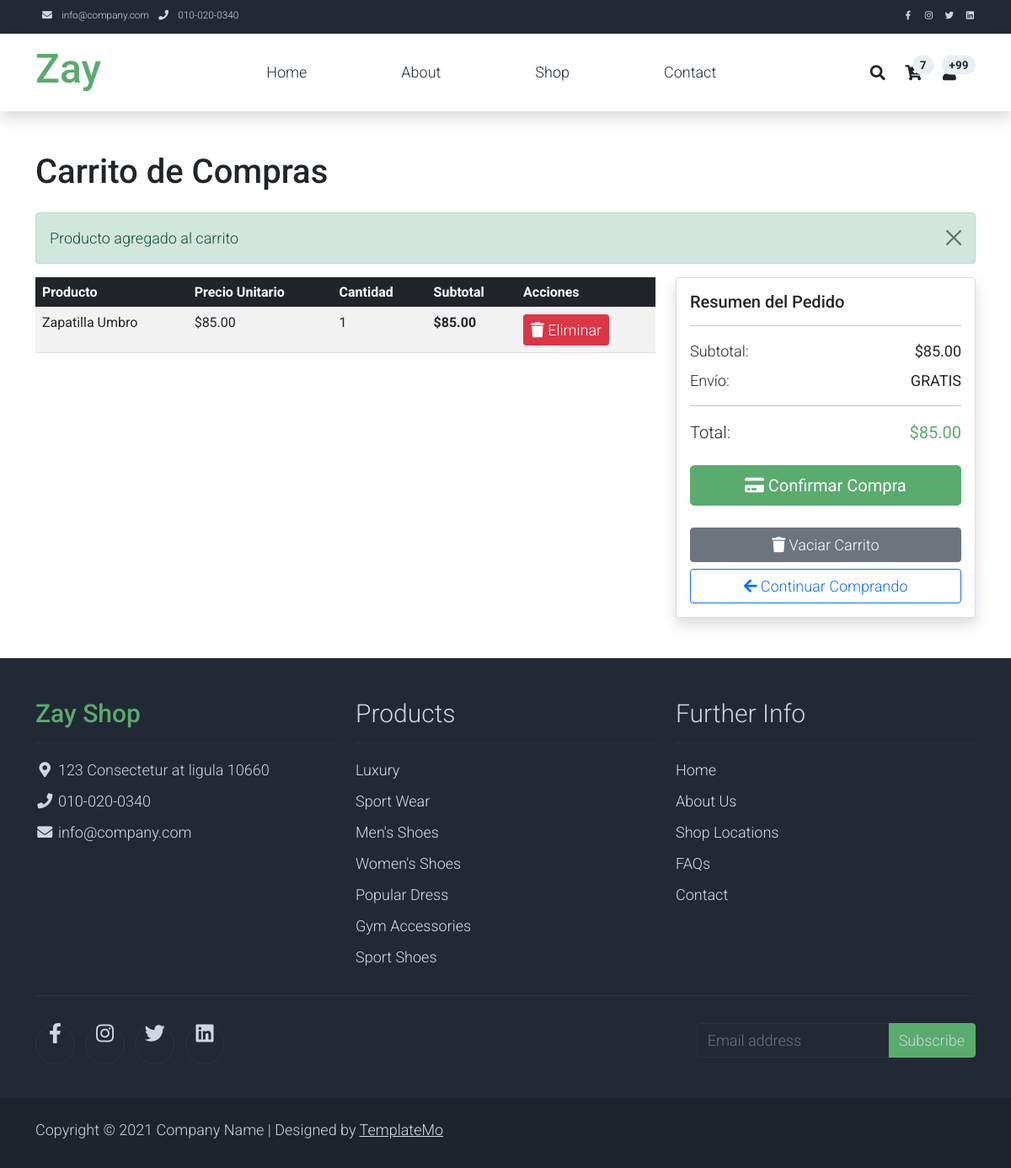
Screenshot of /cart.php?add=2 (signed in) with the database file from the repository.
### tables this page shows
CREATE TABLE productos (
    id INT AUTO_INCREMENT PRIMARY KEY,
    nombre VARCHAR(255),
    descripcion TEXT,
    precio DECIMAL(10,2),
    imagen VARCHAR(255),
    stock INT DEFAULT 0,
    activo TINYINT(1) DEFAULT 1
);

### Data/dataProduct.php (called while the page is built, shortened)
<?php
class DataProduct {
    public function getById($id) {
        try {
            $conexion = Conexion::conectar();
            $sql = "SELECT * FROM productos WHERE id = ?";
            $stmt = $conexion->prepare($sql);
            $stmt->execute([$id]);
            return $stmt->fetch(PDO::FETCH_ASSOC);
        } catch (PDOException $e) {
            error_log("Error al obtener producto: " . $e->getMessage());
            return false;
        }
    }
}
?>

### cart.php (the view, shortened to what this page needs)
<?php
require_once "Data/dataProduct.php";
$dataProduct = new DataProduct();
$mensaje = '';
if (isset($_GET['add'])) {
    $producto_id = intval($_GET['add']);
    $producto = $dataProduct->getById($producto_id);
    if ($producto && $producto['stock'] > 0) {
        $mensaje = '<div class="alert alert-success alert-dismissible fade show" role="alert">
                    Producto agregado al carrito
                    <button type="button" class="btn-close" data-bs-dismiss="alert"></button>
                   </div>';
    }
}
$total = 0;
foreach ($_SESSION['carrito'] as $item) {
    $total += $item['cantidad'] * $item['precio'];
}
include "View/includes/head.php";
include "View/includes/menu.php";
include "View/includes/header.php";
?>
<div class="container py-5">
    <div class="row">
        <div class="col-md-12">
            <h1 class="mb-4">Carrito de Compras</h1>
            <?php echo $mensaje; ?>
        </div>
    </div>
    <div class="row">
        <div class="col-md-8">
            <?php if (!empty($_SESSION['carrito'])): ?>
                <div class="table-responsive">
                    <table class="table table-striped table-hover">
                        <thead class="table-dark">
                            <tr>
                                <th>Producto</th>
                                <th>Precio Unitario</th>
                                <th>Cantidad</th>
                                <th>Subtotal</th>
                                <th>Acciones</th>
                            </tr>
                        </thead>
                        <tbody>
                            <?php foreach ($_SESSION['carrito'] as $item): ?>
                            <tr>
                                <td><?php echo htmlspecialchars($item['nombre']); ?></td>
                                <td>$<?php echo number_format($item['precio'], 2); ?></td>
                                <td><?php echo $item['cantidad']; ?></td>
                                <td><strong>$<?php echo number_format($item['cantidad'] * $item['precio'], 2); ?></strong></td>
                                <td>
                                    <a href="?remove=<?php echo $item['id_producto']; ?>" class="btn btn-sm btn-danger">
                                        <i class="fas fa-trash"></i> Eliminar
                                    </a>
                                </td>
                            </tr>
                            <?php endforeach; ?>
                        </tbody>
                    </table>
                </div>
            <?php endif; ?>
        </div>
        <div class="col-md-4">
            <div class="card shadow">
                <div class="card-body">
                    <h5 class="card-title">Resumen del Pedido</h5>
                    <hr>
                    <div class="d-flex justify-content-between mb-2">
                        <span>Subtotal:</span>
                        <strong>$<?php echo number_format($total, 2); ?></strong>
                    </div>
                    <div class="d-flex justify-content-between mb-3">
                        <span>Envío:</span>
                        <strong>GRATIS</strong>
                    </div>
                    <hr>
                    <div class="d-flex justify-content-between mb-4">
                        <span class="fs-5">Total:</span>
                        <strong class="fs-5 text-success">$<?php echo number_format($total, 2); ?></strong>
                    </div>
                    <?php if (!empty($_SESSION['carrito'])): ?>
                        <form method="POST">
                            <button type="submit" name="comprar" class="btn btn-success btn-lg w-100 mb-2">
                                <i class="fas fa-credit-card"></i> Confirmar Compra
                            </button>
                        </form>
                        <a href="?clear" class="btn btn-secondary w-100" onclick="return confirm('¿Vaciar el carrito?')">
                            <i class="fas fa-trash"></i> Vaciar Carrito
                        </a>
                    <?php endif; ?>
                    <a href="shop.php" class="btn btn-outline-primary w-100 mt-2">
                        <i class="fas fa-arrow-left"></i> Continuar Comprando
                    </a>
                </div>
            </div>
        </div>
    </div>
</div>
<?php include "View/includes/footer.php"; ?>

### View/css/templatemo.css (style rules this page uses)
body, ul, li, p, a, label, input, div { font-family: 'Roboto', sans-serif; font-size: 18px !important; font-weight: 300 !important; }
.text-success { color: #59ab6e !important; }
.btn-success { background-color: #59ab6e !important; border-color: #56ae6c !important; }

### rows the page displays
productos: nombre "Zapatilla Umbro", precio "85.00", activo "1", $item['cantidad']*$item['precio'] "85.00"

### other values shown
$total "85.00"
